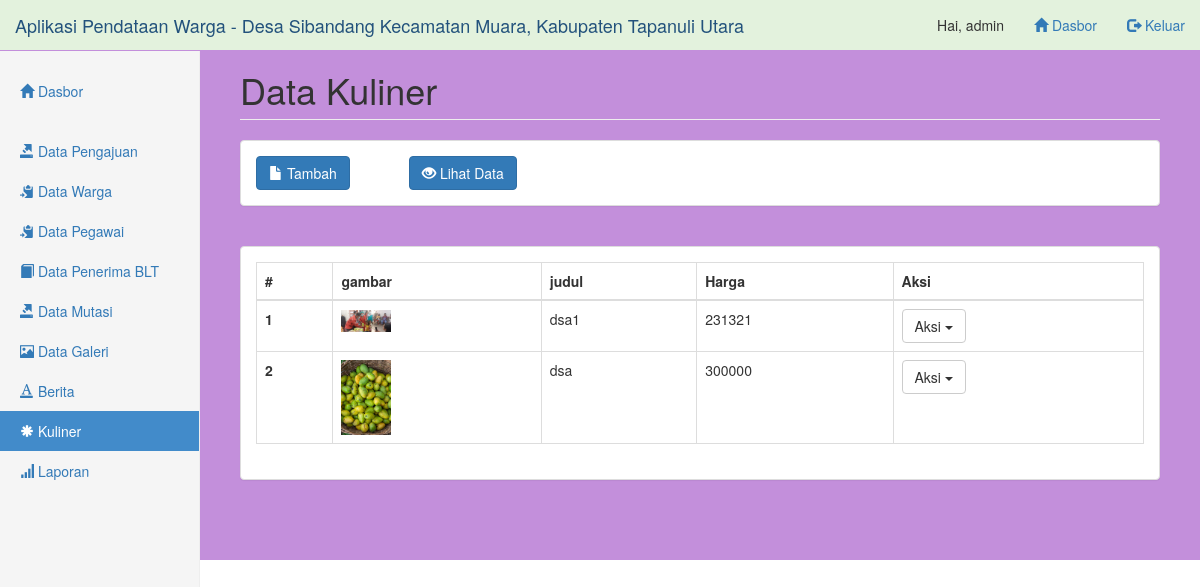
Page /pages/kuliner/index.php (signed in) on the earlier database version.
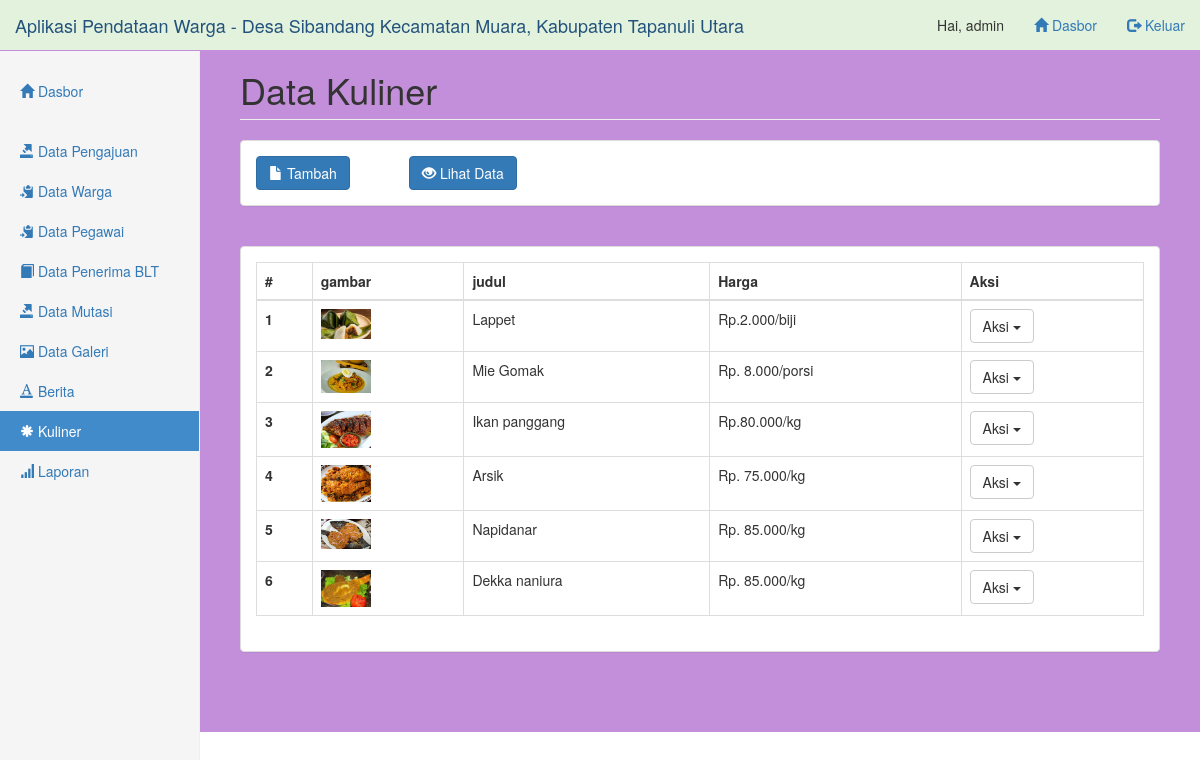
Same page on the later database version.
### tables this page shows
CREATE TABLE `kuliner` (
  `id_kuliner` int NOT NULL,
  `gambar_kuliner` varchar(255) NOT NULL,
  `judul_kuliner` varchar(255) NOT NULL,
  `slug_kuliner` varchar(255) DEFAULT NULL,
  `detail_kuliner` text NOT NULL,
  `harga` varchar(255) NOT NULL,
  `no_wa` varchar(20) NOT NULL
);

### pages/kuliner/data-index.php (called while the page is built)
<?php
include('../../config/koneksi.php');
$query = "SELECT * FROM kuliner ORDER BY id_kuliner DESC";
$hasil = mysqli_query($db, $query);
$data_kuliner = array();
while ($row = mysqli_fetch_assoc($hasil)) {
  $data_kuliner[] = $row;
}

### pages/kuliner/index.php (the view, shortened to what this page needs)
<?php include('../_partials/top.php') ?>
<h1 class="page-header">Data Kuliner</h1>
<?php include('_partials/menu.php') ?>
<?php include('data-index.php') ?>
<div class="panel panel-default">
    <div class="panel-body">
        <table class="table table-bordered">
            <thead>
                <tr>
                    <th scope="col">#</th>
                    <th scope="col">gambar</th>
                    <th scope="col">judul</th>
                    <th scope="col">Harga</th>
                    <th scope="col">Aksi</th>
                </tr>
            </thead>
            <tbody>
                <?php $nomor = 1; ?>
                <?php foreach ($data_kuliner as $kuliner) : ?>
                    <tr>
                        <th scope="row"><?= $nomor ?></th>
                        <td><img src="../../assets/kuliner/upload/<?= $kuliner['gambar_kuliner'] ?>" alt="<?= $kuliner['judul_kuliner'] ?>" width="50"></td>
                        <td><?= $kuliner['judul_kuliner'] ?></td>
                        <td><?= $kuliner['harga'] ?></td>
                        <td>
                            <div class="btn-group">
                                <button type="button" class="btn btn-default dropdown-toggle" data-toggle="dropdown" aria-haspopup="true" aria-expanded="false">
                                    Aksi <span class="caret"></span>
                                </button>
                            </div>
                        </td>
                    </tr>
                <?php $nomor++;
                endforeach ?>
            </tbody>
        </table>
    </div>
</div>
<br><br>
<?php include('../_partials/bottom.php') ?>

Differences in the rows shown:
removed kuliner: gambar_kuliner (picture), judul_kuliner "dsa", harga "300000"
added kuliner: gambar_kuliner (picture), judul_kuliner "Lappet", harga "Rp.2.000/biji"
added kuliner: gambar_kuliner (picture), judul_kuliner "Mie Gomak", harga "Rp. 8.000/porsi"
added kuliner: gambar_kuliner (picture), judul_kuliner "Ikan panggang", harga "Rp.80.000/kg"
changed kuliner: gambar_kuliner: a different picture; judul_kuliner "dsa1" → "Arsik"; harga "231321" → "Rp. 75.000/kg"
added kuliner: gambar_kuliner (picture), judul_kuliner "Napidanar", harga "Rp. 85.000/kg"
added kuliner: gambar_kuliner (picture), judul_kuliner "Dekka naniura", harga "Rp. 85.000/kg"
